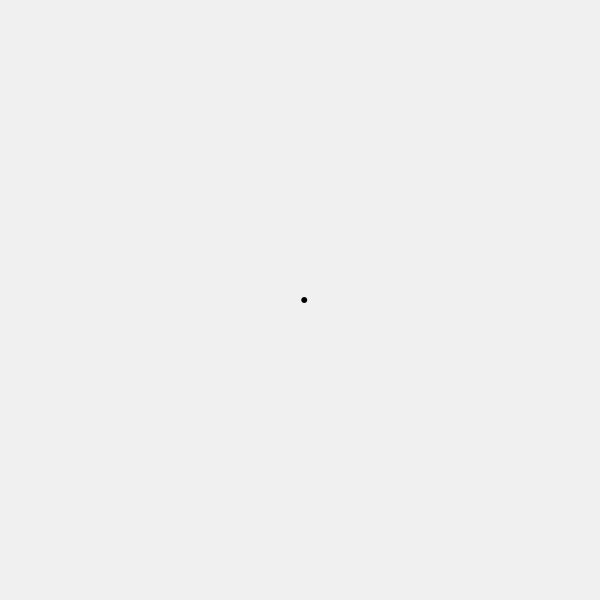
Frame 1 (no input)
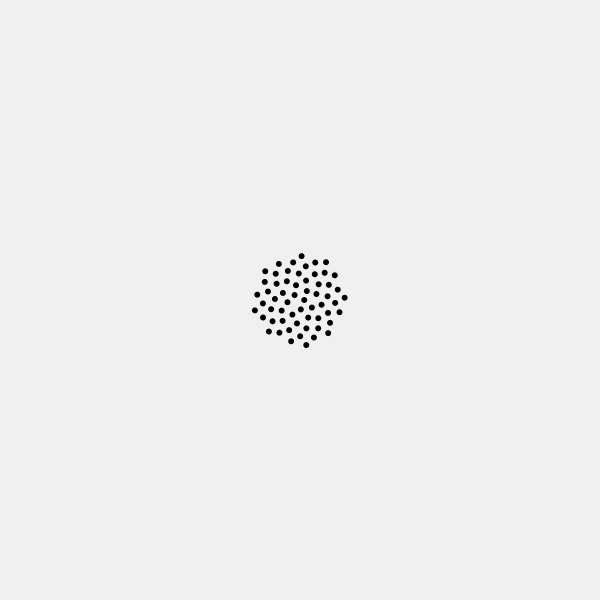
Frame 60 (the mouse pressed at the canvas centre just before this capture)
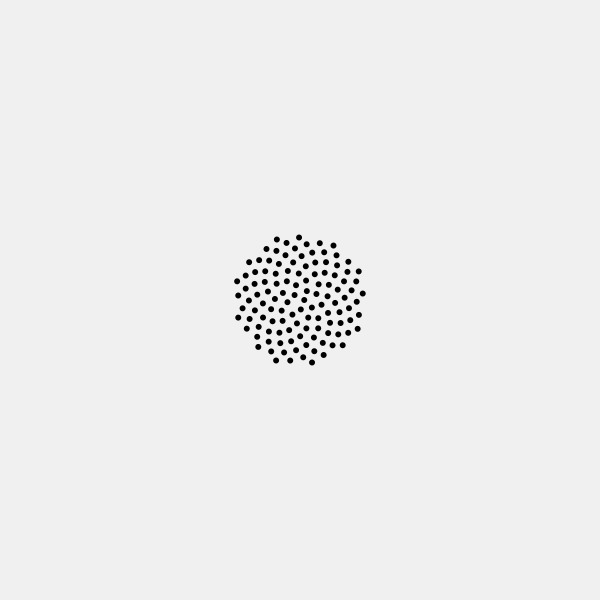
Frame 120 (the mouse held since frame 60 and released just before this capture)

The Processing sketch that drew these frames (run headless with seeded random() and noise(); from frame 60 on, the mouse is pressed at the canvas centre):

// Processing sketch: processing_30062
// ── processing_30062.pde

/*

  Drawing dots like a sunflower would
  moritz@stefaner.eu
  
  This code requires the processing IDE
  http://processing.org
  
  or, just let in run in your browser at
  http://www.openprocessing.org/visuals/?visualID=30062

*/

// circle size
float radius = 6f;

// phi, see http://en.wikipedia.org/wiki/Golden_ratio
float PHI = .6180339887;

// we will advance a golden section of a full circle in each step
float angleStep = TWO_PI * PHI;

// set counters to zero
int counter = 0;
float angle = 0;

// setup drawing basics
void setup(){
  size(600,600);
  noStroke();
  smooth();
  frameRate(60);
  fill(0);
}

// setup drawing basics
void draw(){
  
  background(240);
  
  // reset angle
  angle = 0;
  // uncomment above line for psy trance visuals
  
  // in each frame, draw one dot more
 if(counter<10000) counter += 1;

  for (int i = 0; i < (int) counter; i++){
    
    float r = radius; 

    // variation: scale inside to outside
    // r *= (Math.sqrt(i)*.05f);
    
     // radius proportional to square of index of point
    float distance = (float) Math.sqrt(i+.5) * radius;
    
    // variation: tunnel
    // distance /= (i*.005f);
    
    // place dot at current angle and radius
    float x = (float) (300 + Math.cos(angle) * distance);
    float y = (float) (300 + Math.sin(angle) * distance);
    
    ellipse(x, y, r, r);   
    
    // advance current angle by golden section of full circle
    angle += angleStep;
    
    // that's it!
  }
}
